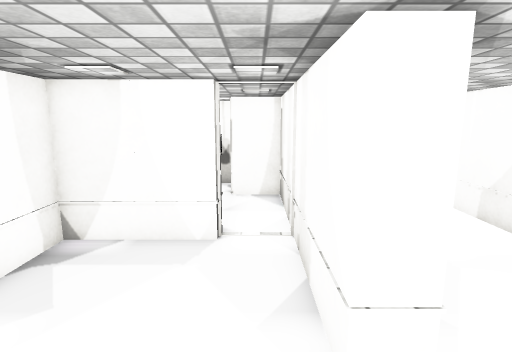
view 1 (above)

14 first-person views from a walk through a 3-D level made in the Unity game engine. The camera is 1.5 m above the floor, tilts 10° down and sees 80° across. The floor is counted in squares, 0.5 m on a side. Each view is taken from the middle of a square. On the plan, view 1 faces up. The plan holds only what a view shows up to about 20 squares ahead; the rest is blank. The place goes on beyond the plan. The player is left out. Door leaves are left out, so doorways stand open. Some surface patterns are stand-ins.

view 2
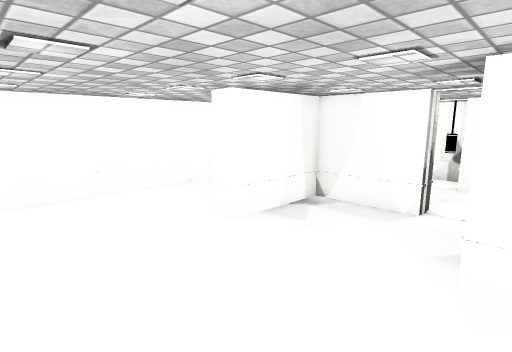

view 3
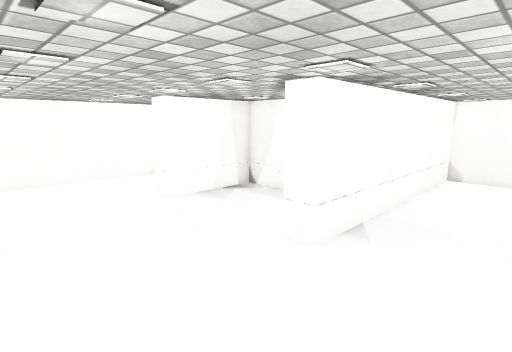

view 4
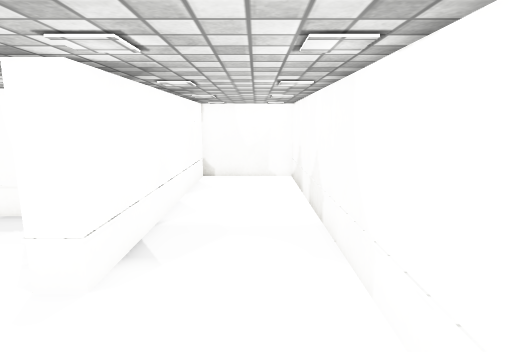

view 5
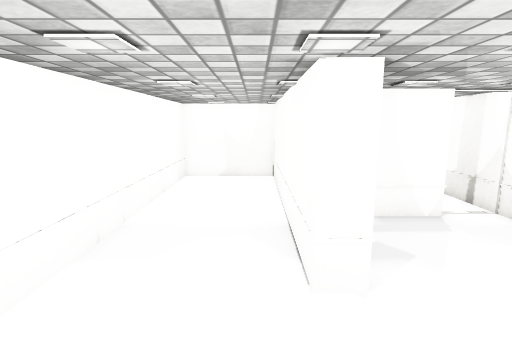

view 6
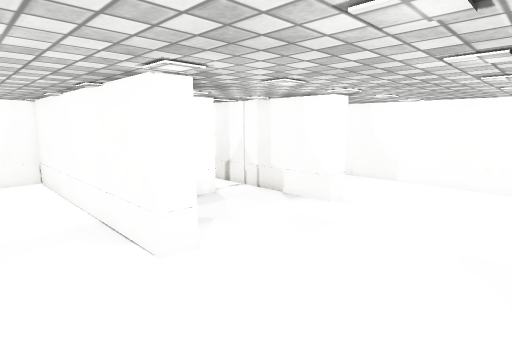

view 7
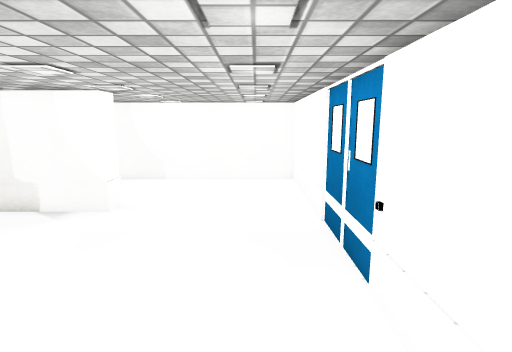

view 8
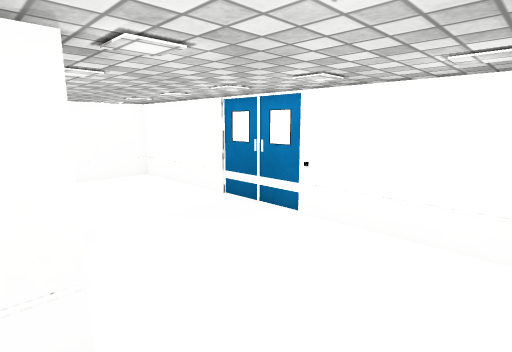

view 9
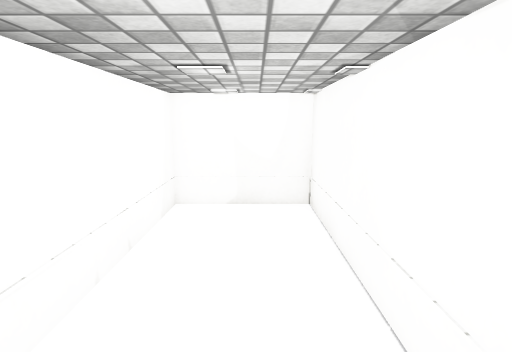

view 10
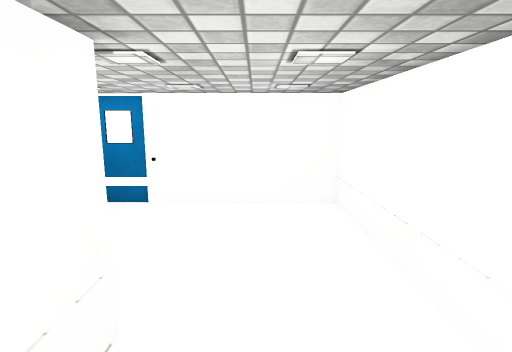

view 11
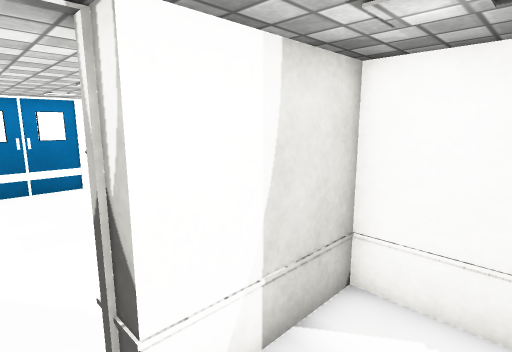

view 12
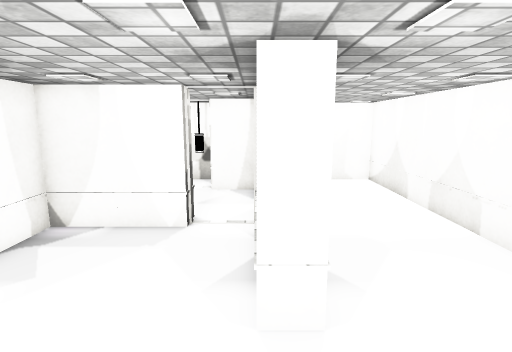

view 13
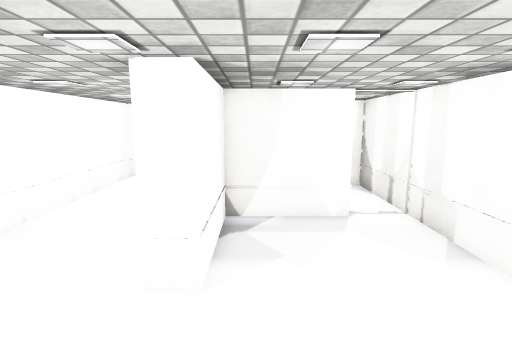

view 14
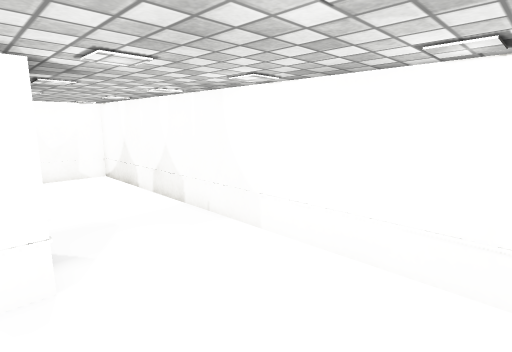

### Floor plan
Points are (right, up) in squares from view 1. A wall is a line through its corners. A room is listed if a view was taken in it or the views show most of it. See-through windows are left out.
Room 1 (views 1, 2, 3, 4, 5, 6, 7, 8, 9, 10, 12, 13, 14)
walls: (-1, 7.5) (-5, 7.5) (-5, 3) (-6, 3) (-6, 15) (-11, 15) (-11, -4) (7, -4) (7, 15) (2, 15) (2, 3) (1, 3) (1, 8)
ways out: open door at (0, 8) to room 2
Room 2 (view 11)
walls: (-5, 10.9) (-5, 8.5) (-1, 8.5); (1, 8) (1, 12.5) (-1, 12.5)
ways out: open door at (0, 8) to room 1; open door at (-2, 13)

Positions as (right, up) in squares from view 1, and headings:
1: (0, 0), facing up
2: (2, -3), facing up-left
3: (6, -3), facing up-left
4: (5, -2), facing up
5: (-7, -2), facing up
6: (-9, -3), facing up-right
7: (-9, -2), facing right
8: (-10, 4), facing down-right
9: (-8, 4), facing up
10: (-8, 7), facing down
11: (0, 11), facing down-left
12: (1, -1), facing up
13: (-4, -2), facing up
14: (1, -3), facing up-right
